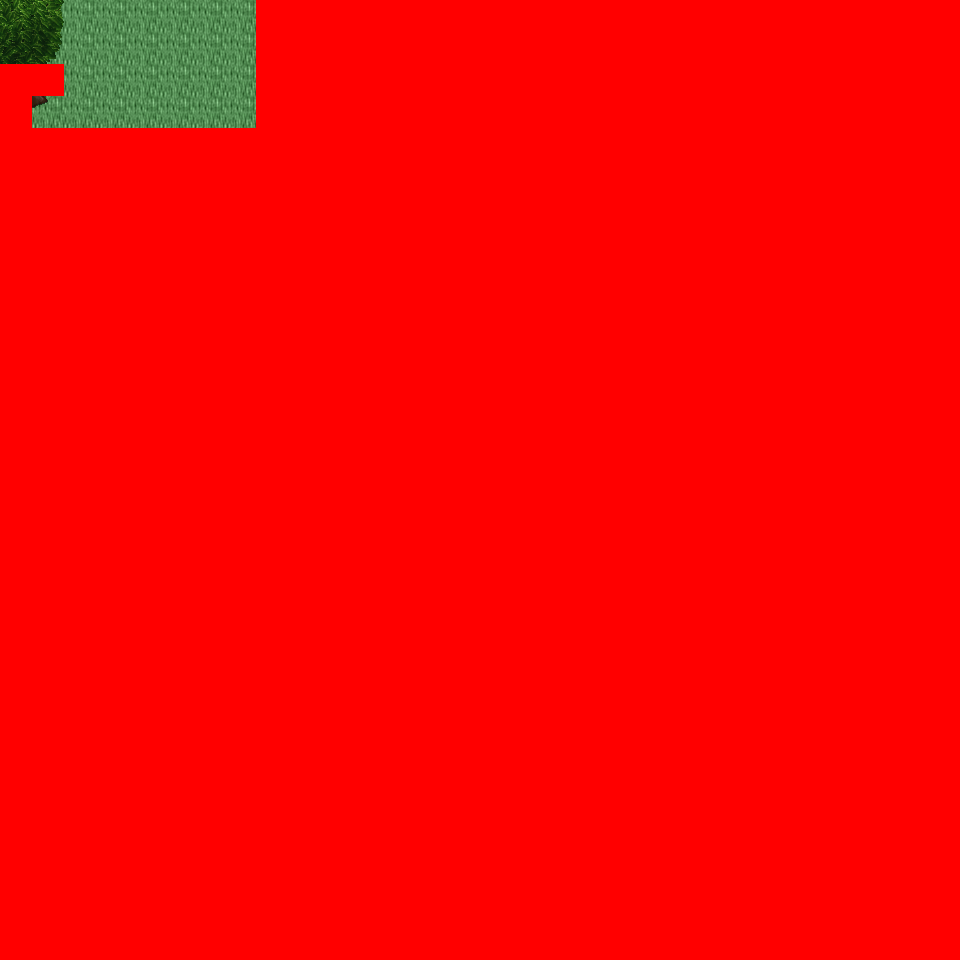

Below is a game level as drawn by its tile map, then a one-line description and the .tmx that defines it (tile-layer data replaced by summaries):
An orthogonal 30x30 tile map with 32x32 px tiles, 6 tile layers (Ground, Object, Object2, Above, ...), 40 tilesets and 2 objects (2x mapchange).

<map version="1.0" orientation="orthogonal" renderorder="right-down" width="30" height="30" tilewidth="32" tileheight="32" nextobjectid="3">
  <tileset firstgid="1" name="tileset_logic_collision" tilewidth="32" tileheight="32" tilecount="1" columns="1">
    <image source="../drawable/tileset_logic_collision.png" width="32" height="32" />
  </tileset>
  <tileset firstgid="2" name="tileset_ground_ground" tilewidth="32" tileheight="32" tilecount="33" columns="3">
    <image source="../drawable/tileset_ground_ground.png" width="96" height="352" />
  </tileset>
  <tileset firstgid="35" name="tileset_ground_water_water" tilewidth="32" tileheight="32" tilecount="24" columns="3">
    <image source="../drawable/tileset_ground_water_water.png" width="96" height="256" />
  </tileset>
  <tileset firstgid="59" name="tileset_plant_grasses" tilewidth="32" tileheight="32" tilecount="6" columns="3">
    <image source="../drawable/tileset_plant_grasses.png" width="96" height="64" />
  </tileset>
  <tileset firstgid="65" name="tileset_ground_grass_edges" tilewidth="32" tileheight="32" tilecount="36" columns="12">
    <image source="../drawable/tileset_ground_grass_edges.png" width="384" height="96" />
  </tileset>
  <tileset firstgid="101" name="tileset_plant_tree_tree_green" tilewidth="32" tileheight="32" tilecount="88" columns="8">
    <image source="../drawable/tileset_plant_tree_tree_green.png" width="256" height="352" />
  </tileset>
  <tileset firstgid="189" name="tileset_ground_water_pool_grassy" tilewidth="32" tileheight="32" tilecount="27" columns="9">
    <image source="../drawable/tileset_ground_water_pool_grassy.png" width="288" height="96" />
  </tileset>
  <tileset firstgid="216" name="tileset_ground_water_water_corners" tilewidth="32" tileheight="32" tilecount="12" columns="6">
    <image source="../drawable/tileset_ground_water_water_corners.png" width="192" height="64" />
  </tileset>
  <tileset firstgid="228" name="tileset_plant_flower_daisy_blue" tilewidth="32" tileheight="32" tilecount="8" columns="2">
    <image source="../drawable/tileset_plant_flower_daisy_blue.png" width="64" height="128" />
  </tileset>
  <tileset firstgid="236" name="tileset_ground_water_channels_grassy" tilewidth="32" tileheight="32" tilecount="6" columns="3">
    <image source="../drawable/tileset_ground_water_channels_grassy.png" width="96" height="64" />
  </tileset>
  <tileset firstgid="242" name="tileset_plant_flower_daisy_yellow" tilewidth="32" tileheight="32" tilecount="8" columns="2">
    <image source="../drawable/tileset_plant_flower_daisy_yellow.png" width="64" height="128" />
  </tileset>
  <tileset firstgid="250" name="tileset_plant_flower_daisy_white" tilewidth="32" tileheight="32" tilecount="8" columns="2">
    <image source="../drawable/tileset_plant_flower_daisy_white.png" width="64" height="128" />
  </tileset>
  <tileset firstgid="258" name="tileset_building_wall_wall_brown" tilewidth="32" tileheight="32" tilecount="12" columns="3">
    <image source="../drawable/tileset_building_wall_wall_brown.png" width="96" height="128" />
  </tileset>
  <tileset firstgid="270" name="tileset_plant_bush_bushes" tilewidth="32" tileheight="32" tilecount="10" columns="5">
    <image source="../drawable/tileset_plant_bush_bushes.png" width="160" height="64" />
  </tileset>
  <tileset firstgid="280" name="tileset_plant_vine" tilewidth="32" tileheight="32" tilecount="3" columns="1">
    <image source="../drawable/tileset_plant_vine.png" width="32" height="96" />
  </tileset>
  <tileset firstgid="283" name="tileset_building_decoration_rocks_2" tilewidth="32" tileheight="32" tilecount="2" columns="1">
    <image source="../drawable/tileset_building_decoration_rocks_2.png" width="32" height="64" />
  </tileset>
  <tileset firstgid="285" name="tileset_plant_stump_stump_green" tilewidth="32" tileheight="32" tilecount="4" columns="2">
    <image source="../drawable/tileset_plant_stump_stump_green.png" width="64" height="64" />
  </tileset>
  <tileset firstgid="289" name="tileset_building_decoration_green_block" tilewidth="32" tileheight="32" tilecount="4" columns="2">
    <image source="../drawable/tileset_building_decoration_green_block.png" width="64" height="64" />
  </tileset>
  <tileset firstgid="293" name="tileset_plant_tree_tree_golden_small" tilewidth="32" tileheight="32" tilecount="6" columns="2">
    <image source="../drawable/tileset_plant_tree_tree_golden_small.png" width="64" height="96" />
  </tileset>
  <tileset firstgid="299" name="tileset_plant_flower_daisy_red" tilewidth="32" tileheight="32" tilecount="8" columns="2">
    <image source="../drawable/tileset_plant_flower_daisy_red.png" width="64" height="128" />
  </tileset>
  <tileset firstgid="307" name="tileset_plant_stump_stump_purple" tilewidth="32" tileheight="32" tilecount="4" columns="2">
    <image source="../drawable/tileset_plant_stump_stump_purple.png" width="64" height="64" />
  </tileset>
  <tileset firstgid="311" name="tileset_item_pot_dark_barrel" tilewidth="32" tileheight="32" tilecount="2" columns="1">
    <image source="../drawable/tileset_item_pot_dark_barrel.png" width="32" height="64" />
  </tileset>
  <tileset firstgid="313" name="tileset_ground_ladder_vertical_dark" tilewidth="32" tileheight="32" tilecount="3" columns="3">
    <image source="../drawable/tileset_ground_ladder_vertical_dark.png" width="96" height="32" />
  </tileset>
  <tileset firstgid="316" name="tileset_item_statue_green_stone" tilewidth="32" tileheight="32" tilecount="12" columns="4">
    <image source="../drawable/tileset_item_statue_green_stone.png" width="128" height="96" />
  </tileset>
  <tileset firstgid="328" name="tileset_item_statue_grey_stone" tilewidth="32" tileheight="32" tilecount="4" columns="2">
    <image source="../drawable/tileset_item_statue_grey_stone.png" width="64" height="64" />
  </tileset>
  <tileset firstgid="332" name="tileset_ground_rock_pebbles" tilewidth="32" tileheight="32" tilecount="3" columns="1">
    <image source="../drawable/tileset_ground_rock_pebbles.png" width="32" height="96" />
  </tileset>
  <tileset firstgid="335" name="tileset_item_corpse_huge_animal" tilewidth="32" tileheight="32" tilecount="16" columns="2">
    <image source="../drawable/tileset_item_corpse_huge_animal.png" width="64" height="256" />
  </tileset>
  <tileset firstgid="351" name="tileset_building_fence_fence_chunky" tilewidth="32" tileheight="32" tilecount="21" columns="3">
    <image source="../drawable/tileset_building_fence_fence_chunky.png" width="96" height="224" />
  </tileset>
  <tileset firstgid="372" name="tileset_building_roof_red" tilewidth="32" tileheight="32" tilecount="20" columns="5">
    <image source="../drawable/tileset_building_roof_red.png" width="160" height="128" />
  </tileset>
  <tileset firstgid="392" name="tileset_building_decoration_banner" tilewidth="32" tileheight="32" tilecount="12" columns="1">
    <image source="../drawable/tileset_building_decoration_banner.png" width="32" height="384" />
  </tileset>
  <tileset firstgid="404" name="tileset_building_door_closed" tilewidth="32" tileheight="32" tilecount="1" columns="1">
    <image source="../drawable/tileset_building_door_closed.png" width="32" height="32" />
  </tileset>
  <tileset firstgid="405" name="tileset_building_window_window_right" tilewidth="32" tileheight="32" tilecount="2" columns="2">
    <image source="../drawable/tileset_building_window_window_right.png" width="64" height="32" />
  </tileset>
  <tileset firstgid="407" name="tileset_building_decoration_floor_sparkle" tilewidth="32" tileheight="32" tilecount="18" columns="3">
    <image source="../drawable/tileset_building_decoration_floor_sparkle.png" width="96" height="192" />
  </tileset>
  <tileset firstgid="425" name="tileset_object_well" tilewidth="32" tileheight="32" tilecount="4" columns="2">
    <image source="../drawable/tileset_object_well.png" width="64" height="64" />
  </tileset>
  <tileset firstgid="429" name="tileset_building_decoration_magician_banner" tilewidth="32" tileheight="32" tilecount="3" columns="3">
    <image source="../drawable/tileset_building_decoration_magician_banner.png" width="96" height="32" />
  </tileset>
  <tileset firstgid="432" name="tileset_building_decoration_chimney" tilewidth="32" tileheight="32" tilecount="2" columns="1">
    <image source="../drawable/tileset_building_decoration_chimney.png" width="32" height="64" />
  </tileset>
  <tileset firstgid="434" name="tileset_ground_green_paving" tilewidth="32" tileheight="32" tilecount="18" columns="3">
    <image source="../drawable/tileset_ground_green_paving.png" width="96" height="192" />
  </tileset>
  <tileset firstgid="452" name="tileset_building_fence_palisade" tilewidth="32" tileheight="32" tilecount="84" columns="6">
    <image source="../drawable/tileset_building_fence_palisade.png" width="192" height="448" />
  </tileset>
  <tileset firstgid="536" name="tileset_building_decoration_orbpedestal" tilewidth="32" tileheight="32" tilecount="2" columns="1">
    <image source="../drawable/tileset_building_decoration_orbpedestal.png" width="32" height="64" />
  </tileset>
  <tileset firstgid="538" name="tileset_item_pot_wooden_crates" tilewidth="32" tileheight="32" tilecount="6" columns="3">
    <image source="../drawable/tileset_item_pot_wooden_crates.png" width="96" height="64" />
  </tileset>
  <layer name="Ground" width="30" height="30">
    <data>[900 cells, 98 non-empty, 1 distinct tile ids]</data>
  </layer>
  <layer name="Object" width="30" height="30">
    <data>[900 cells, 1 non-empty, 1 distinct tile ids]</data>
  </layer>
  <layer name="Object2" width="30" height="30">
    <data>[900 cells, 4 non-empty, 4 distinct tile ids]</data>
  </layer>
  <layer name="Above" width="30" height="30">
    <data>[900 cells, 5 non-empty, 5 distinct tile ids]</data>
  </layer>
  <layer name="Above2" width="30" height="30">
    <data>[900 cells, 0 non-empty, 0 distinct tile ids]</data>
  </layer>
  <layer name="Walkable" width="30" height="30">
    <data>[900 cells, 871 non-empty, 1 distinct tile ids]</data>
  </layer>
  <objectgroup name="MapEvents">
    <object id="1" name="north" type="mapchange" x="0" y="0" width="256" height="32">
      <properties>
        <property name="map" value="0_ados_mountain_n2_w2_x4_y1" />
        <property name="place" value="south" />
      </properties>
    </object>
    <object id="2" name="west" type="mapchange" x="0" y="0" width="32" height="64">
      <properties>
        <property name="map" value="0_ados_mountain_n2_w2_x3_y2" />
        <property name="place" value="east" />
      </properties>
    </object>
  </objectgroup>
</map>
